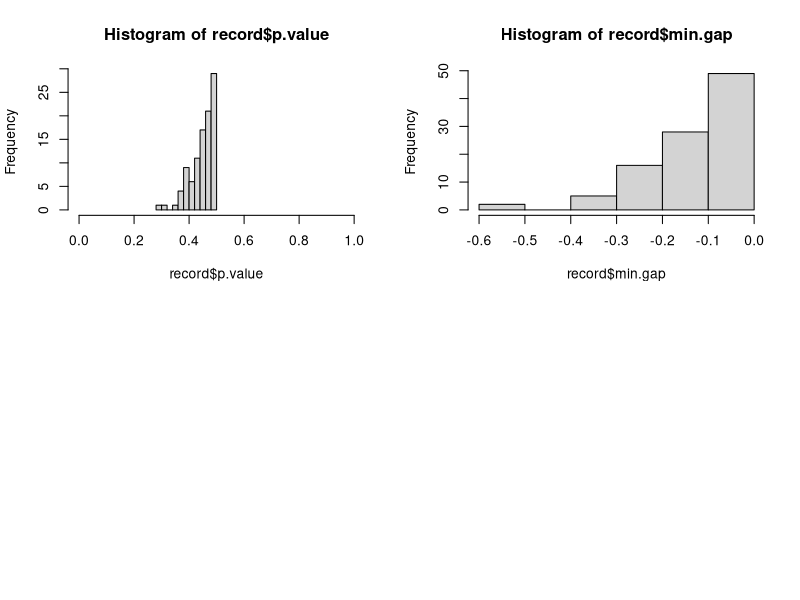

Here is the R script that generated this plot:
# Load necessary library
# type I error
library(MASS)

# Set the seed for reproducibility
set.seed(123)

d = 40
p.value = rep(0, d)
# Specify the mean vector for the multivariate normal
mu <- rep(0, d); mu[1] = -0.1 # Four-dimensional mean

# Specify the covariance matrix for the correlated entries
Sigma = matrix(0.8, nrow = d, ncol = d)
diag(Sigma) = 1

# Generate multivariate Gaussian data
n <- 100  # Number of samples

m = 100
record = list(); record$p.value = record$min.gap = rep(0, m)
for(i in 1:m){
  data <- mvrnorm(n = n, mu = mu, Sigma = Sigma)
  
  # Convert to data frame for better viewing
  data_df <- as.data.frame(data)
  names(data_df) <- paste("X", seq(1, d), sep = "")
  
  # Display the first few rows of the data
  test.stats = apply(data_df, 2, mean)
  winner = which.min(test.stats) # the smaller, the better
  
  # p values
  # naive
  var.hat = apply(data_df - data_df[, rep(winner, d)], 2, sd) / sqrt(n)
  p.value = pnorm((test.stats[winner] - test.stats[-winner]) / sqrt(var.hat[-winner]), 0, 1)
  
  record$p.value[i] = max(p.value)
  # condition on nuisance  
  record$min.gap[i] = max((test.stats[winner] - test.stats[-winner]) / sqrt(var.hat[-winner]))
  
}

par(mfrow = c(2, 2))
# quite large, but <= 0.5
hist(record$p.value, xlim = c(0, 1))
hist(record$min.gap)


